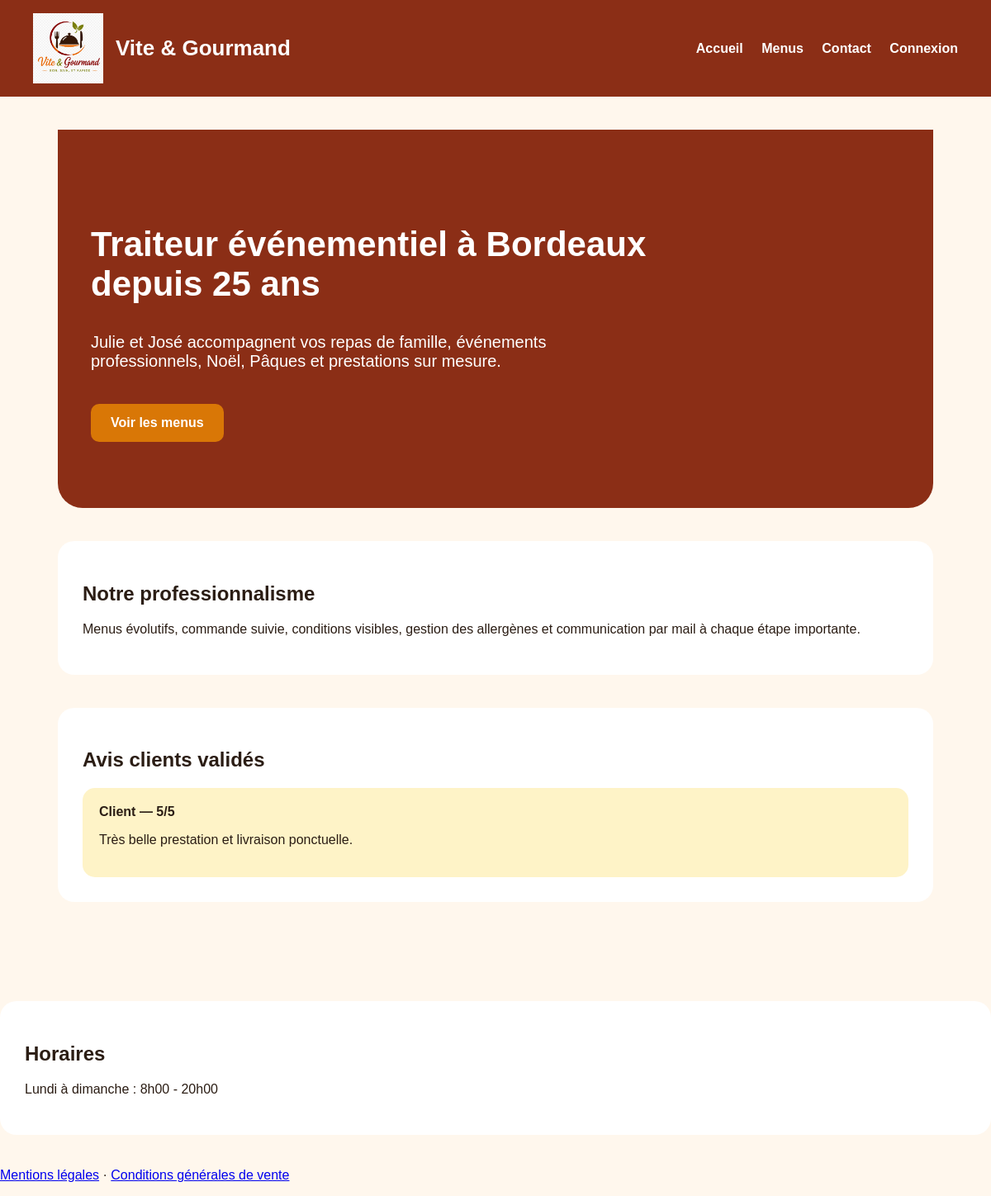
The page /public/index.php on the database its author committed.
### tables this page shows
CREATE TABLE reviews(id INT AUTO_INCREMENT PRIMARY KEY,order_id INT NOT NULL,user_id INT NOT NULL,rating TINYINT NOT NULL CHECK(rating BETWEEN 1 AND 5),comment TEXT NOT NULL,status ENUM('pending','approved','refused') DEFAULT 'pending',created_at DATETIME DEFAULT CURRENT_TIMESTAMP,FOREIGN KEY(order_id) REFERENCES orders(id),FOREIGN KEY(user_id) REFERENCES users(id));

CREATE TABLE users(
    id INT AUTO_INCREMENT PRIMARY KEY,
    first_name VARCHAR(80) NOT NULL,
    last_name VARCHAR(80) NOT NULL,
    email VARCHAR(180) NOT NULL UNIQUE,
    phone VARCHAR(30) NOT NULL,
    address TEXT NOT NULL,
    password_hash VARCHAR(255) NOT NULL,
    role ENUM('utilisateur','employe','administrateur')
        NOT NULL DEFAULT 'utilisateur',
    is_active BOOLEAN NOT NULL DEFAULT TRUE,
    created_at DATETIME DEFAULT CURRENT_TIMESTAMP
);

### app/core/View.php (called while the page is built)
<?php
final class View
{
    public static function render(string $view, array $data = []): void
    {
        extract($data);
        require __DIR__ . '/../views/layouts/header.php';
        require __DIR__ . '/../views/' . $view . '.php';
        require __DIR__ . '/../views/layouts/footer.php';
    }
}

### public/index.php (called while the page is built, shortened)
<?php
require __DIR__ . '/../app/core/Database.php';
require __DIR__ . '/../app/core/Security.php';
require __DIR__ . '/../app/core/View.php';
$page = $_GET['page'] ?? 'home';
$routes = [
    'home' => fn() => View::render('home/index', ['reviews' => Review::approved()]),
    'menus' => fn() => (new MenuController())->index(),
    'api_menus' => fn() => (new MenuController())->api(),
    'menu' => fn() => (new MenuController())->show(),
    'login' => fn() => (new AuthController())->login(),
    'do_login' => fn() => (new AuthController())->doLogin(),
    'register' => fn() => (new AuthController())->register(),
    'do_register' => fn() => (new AuthController())->doRegister(),
    'logout' => fn() => (new AuthController())->logout(),
    'order_create' => fn() => (new OrderController())->create(),
    'order_store' => fn() => (new OrderController())->store(),
    'user_orders' => fn() => (new OrderController())->mine(),
    'dashboard' => fn() => View::render('user/dashboard'),
    'employee_orders' => fn() => (new OrderController())->employeeList(),
    'order_status' => fn() => (new OrderController())->status(),
    'order_cancel' => fn() => (new OrderController())->cancel(),
    'admin' => fn() => (new AdminController())->dashboard(),
    'admin_employees' => fn() => (new AdminController())->employees(),
    'admin_employee_create' => fn() => (new AdminController())->createEmployee(),
    'admin_employee_disable' => fn() => (new AdminController())->disableEmployee(),
    'contact' => fn() => (new ContactController())->form(),
    'contact_send' => fn() => (new ContactController())->send(),
    'legal' => fn() => View::render('home/legal'),
    'cgv' => fn() => View::render('home/cgv'),
    'review_store' => fn() => (new ReviewController())->store(),
    'forgot_password' => fn() => (new AuthController())->forgotPassword(),
    'send_reset_link' => fn() => (new AuthController())->sendResetLink(),
    'reset_password' => fn() => (new AuthController())->resetPassword(),
    'update_password' => fn() => (new AuthController())->updatePassword(),
    'admin_reviews' => fn() => (new AdminController())->reviews(),
    'admin_review_approve' => fn() => (new AdminController())->approveReview(),
    'admin_review_refuse' => fn() => (new AdminController())->refuseReview(),
    'admin' => fn() => (new AdminController())->dashboard(),
    'admin_analytics' => fn() => (new AnalyticsController())->index(),
];
($routes[$page] ?? $routes['home'])();

### app/models/Review.php (called while the page is built, shortened)
<?php
final class Review
{
    public static function approved(): array
    {
        return Database::pdo()->query('SELECT r.*,u.first_name FROM reviews r JOIN users u ON u.id=r.user_id WHERE r.status="approved" ORDER BY r.created_at DESC LIMIT 6')->fetchAll();
    }
}

### app/core/Security.php (called while the page is built, shortened)
<?php
final class Security
{
    public static function e(?string $value): string { return htmlspecialchars($value ?? '', ENT_QUOTES, 'UTF-8'); }
}

### app/views/home/index.php (the view)
<section class="hero">
    <div>
        <h1>Traiteur événementiel à Bordeaux depuis 25 ans</h1>
        <p>Julie et José accompagnent vos repas de famille, événements professionnels, Noël, Pâques et prestations sur mesure.</p>
        <a class="btn" href="index.php?page=menus">Voir les menus</a>
    </div>
</section>
<section class="section">
    <h2>Notre professionnalisme</h2>
    <p>Menus évolutifs, commande suivie, conditions visibles, gestion des allergènes et communication par mail à chaque étape importante.</p>
</section>
<section class="section">
    <h2>Avis clients validés</h2>
    <?php foreach (($reviews ?? []) as $r): ?>
        <article class="card">
            <strong><?= Security::e($r['first_name']) ?> — <?= (int)$r['rating'] ?>/5</strong>
            <p><?= Security::e($r['comment']) ?></p>
        </article>
    <?php endforeach; ?>
</section>

### public/assets/css/style.css (style rules this page uses)
* { box-sizing: border-box; }
body { margin: 0; font-family: Arial, sans-serif; background: #fff7ed; color: #2b1d14; }
.hero { min-height: 420px; padding: 80px 40px; background: #8b2e16; color: white; border-radius: 0 0 30px 30px; }
.hero h1 { font-size: 42px; max-width: 700px; }
.hero p { font-size: 20px; max-width: 650px; }
.btn { display: inline-block; margin-top: 20px; padding: 14px 24px; background: #d97706; color: white; text-decoration: none; border-radius: 10px; font-weight: bold; }
section { margin: 40px auto; padding: 30px; background: white; border-radius: 20px; }
.card { background: #fef3c7; padding: 20px; border-radius: 15px; margin-top: 15px; overflow: hidden; }
.menu-card, .card, .menu-item { max-width: 100%; box-sizing: border-box; overflow: hidden; }

### rows shown on the page
reviews: user.first_name "Client", rating "5", comment "Très belle prestation et livraison ponctuelle."
